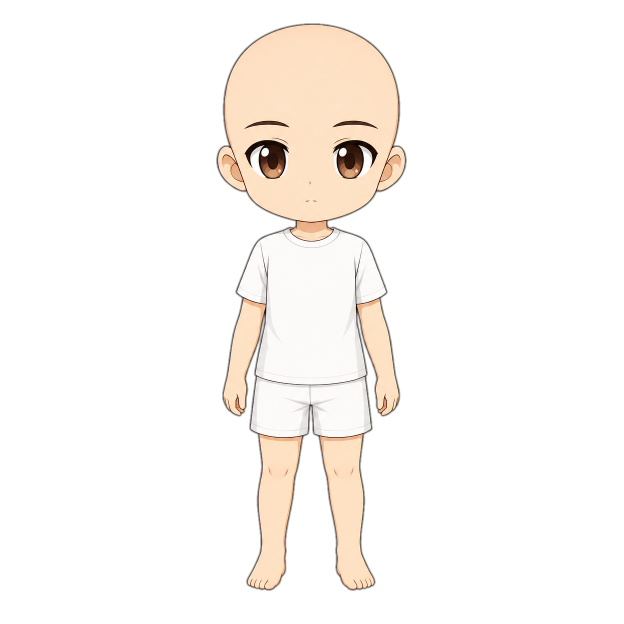
#> input picture assets/characters/body/boy_light.png, 1248 x 1248 px, found by its file name (shown at 1/2 size)
$ python -i clean_assets.py   (imports and definitions only)
#> lines starting #> are read from the running program, lines starting #| are printed output that depends on the picture; after the words box and inside, x2 and y2 are one past the last pixel; in counts of white or black regions, pixels touching at a corner belong together
"""
Best-effort, NON-DESTRUCTIVE skin-stripper for the dress-up assets.

Background: many `outfit_*` "fit" PNGs and ALL hair PNGs are full-doll /
full-head renders with the bald chibi body + face baked in. Because the base
body (assets/characters/body/*) already carries its own face, the correct
layered result is "garment only" / "hair only" stacked over that body.

This script removes skin-coloured pixels (head, face, neck, arms, legs) and
keeps everything else, WITHOUT changing the 1248x1248 canvas (so the renderer's
fullCanvas placement stays aligned).

It is intentionally lossy: skin-toned fabric/hair may be partially eaten and
garment edges that sat against skin may show small holes. Output goes to
asset_cleanup/cleaned/ (mirrors source tree) and review montages to
asset_cleanup/review/. Originals are never touched.

Usage:  py -3 tool/clean_assets.py
"""
import os
import numpy as np
from PIL import Image
from scipy import ndimage

SRC = "assets/characters"
OUT = "asset_cleanup/cleaned"
REVIEW = "asset_cleanup/review"

# ---- which files to strip, and which base body to preview them on ----
GIRL_BODY = f"{SRC}/body/girl_light_fit.png"
BOY_BODY = f"{SRC}/body/boy_light.png"

OUTFITS = [
    "clothes/dresses/outfit_casual_hoodie",
    "clothes/dresses/outfit_cool_jacket",
    "clothes/dresses/outfit_hoodie_jeans",
    "clothes/dresses/outfit_magical_girl",
    "clothes/dresses/outfit_school_uniform",
    "clothes/dresses/outfit_sporty_tracksuit",
    "clothes/dresses/outfit_summer_dress",
    "clothes/dresses/outfit_wizard_robe",
    "clothes/dresses/boy_outfit_cool_jacket",
    "clothes/dresses/boy_outfit_hero",
    "clothes/dresses/boy_outfit_sporty",
]
HAIR = [
    "hair/girl_light_head_hair1",
    "hair/girl_light_head_hair2",
    "hair/girl_tan_head_hair1",
    "hair/girl_tan_head_hair2",
    "hair/boy_light_head_hair1",
    "hair/boy_light_head_hair2",
    "hair/boy_tan_head_hair1",
    "hair/boy_tan_head_hair2",
]


# [34 lines left out: functions resolve_inputs, _hsv, not called in this run]


def build_skin_palette(body_path):
    """Sample the real skin colours (incl. shadows) from a base body in Lab."""
    a = np.array(Image.open(body_path).convert("RGBA"))
    op = a[:, :, 3] > 60
    rgb = a[:, :, :3].astype(np.float32)
    h, s, v = _hsv(rgb)
    skin = op & (h > 6) & (h < 46) & (s > 0.12) & (s < 0.9) & (v > 0.35)
    px = a[:, :, :3][skin]
    if len(px) > 4000:  # subsample for speed
        idx = np.random.default_rng(0).choice(len(px), 4000, replace=False)
        px = px[idx]
    lab = np.array(Image.fromarray(px.reshape(-1, 1, 3).astype(np.uint8), "RGB")
                   .convert("LAB")).reshape(-1, 3).astype(np.float32)
    return lab


# [24 lines left out: function skin_mask, not called in this run]


_PALETTE = None


def combined_palette():
    """Both skin tones together — the outfit renders mix light + tan skin
    inconsistently, so we must match against either."""
    global _PALETTE
    if _PALETTE is None:
        bodies = [
            f"{SRC}/body/girl_light_fit.png",
            f"{SRC}/body/boy_light.png",
            f"{SRC}/body/girl_tan.png",
            f"{SRC}/body/boy_tan.png",
        ]
        _PALETTE = np.vstack([build_skin_palette(b) for b in bodies])
    return _PALETTE


# [20 lines left out: function face_ellipse_mask, not called in this run]


def strip(path):
#> called with path = '../assets/characters/body/boy_light.png'
    im = Image.open(os.path.join(SRC, path)).convert("RGBA")
#> im is the input picture: PIL image 1248x1248 RGBA; mean R, G, B, A 44.6, 241.3, 38.8, 44.7
    a = np.array(im)
    alpha = a[:, :, 3]
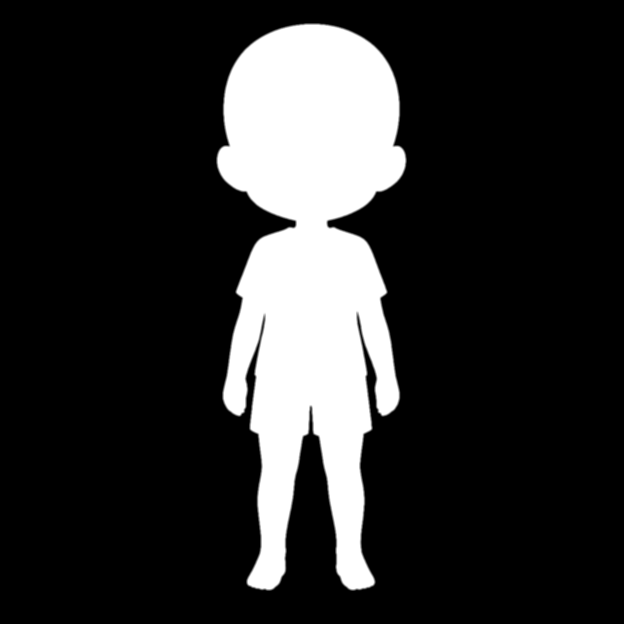
#> alpha: shape (1248, 1248) (shown at 1/2 size); min 0, max 255, mean 44.7
    opaque = alpha > 30
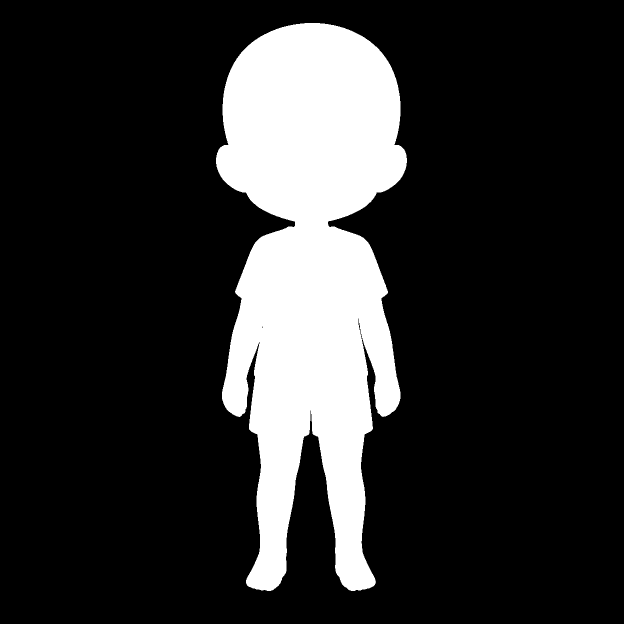
#> opaque: shape (1248, 1248) bool (shown at 1/2 size); 18.1% white; 1 white region, box (x1, y1, x2, y2) and area: (432, 46, 814, 1182) 281850
    sm = skin_mask(a, combined_palette())
    if path.startswith("hair/"):
        sm = sm & face_ellipse_mask(opaque)

    # Connected components: drop only sizeable skin regions (head/limbs/neck);
    # keep tiny skin-coloured speckles that are likely fabric detail / noise.
    lbl, n = ndimage.label(sm)
    if n:
        sizes = ndimage.sum(np.ones_like(lbl), lbl, range(1, n + 1))
        total_op = max(int(opaque.sum()), 1)
        keep_remove = np.zeros(n + 1, dtype=bool)
        for i, s in enumerate(sizes, start=1):
            if s / total_op > 0.0015:  # >0.15% of content -> body region
                keep_remove[i] = True
        remove = keep_remove[lbl]
    else:
        remove = sm

    # Dilate the removal mask a touch to eat the anti-aliased skin fringe that
    # otherwise leaves a pale halo around the kept garment.
    remove = ndimage.binary_dilation(remove, iterations=2)

    out = a.copy()
    out[remove, 3] = 0
    cleaned = Image.fromarray(out, "RGBA")

    dst = os.path.join(OUT, path)
    os.makedirs(os.path.dirname(dst), exist_ok=True)
    cleaned.save(dst)
    removed_frac = remove.sum() / max(opaque.sum(), 1)
    return im, cleaned, sm, removed_frac


# [112 lines left out: functions checker, main, promote, not called in this run]


# [7 lines not run here, left out]

#> (the run stopped early here; a loop or call above may not have finished)

$ run again, on assets/characters/clothes/accessories/acc_headphones_black.png
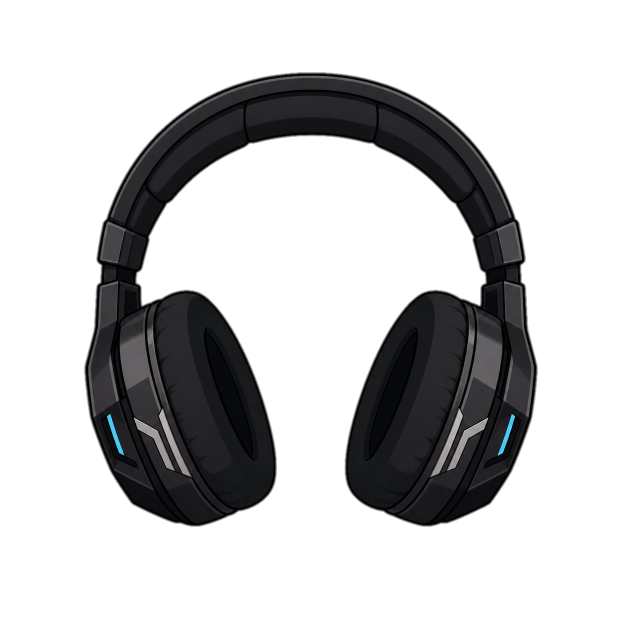
#> input picture assets/characters/clothes/accessories/acc_headphones_black.png, 1248 x 1248 px, found by its file name (shown at 1/2 size)
#> in strip, im is the input picture: PIL image 1248x1248 RGBA; mean R, G, B, A 13.9, 188.5, 12.6, 66.8
#> in strip, `alpha = a[:, :, 3]`:
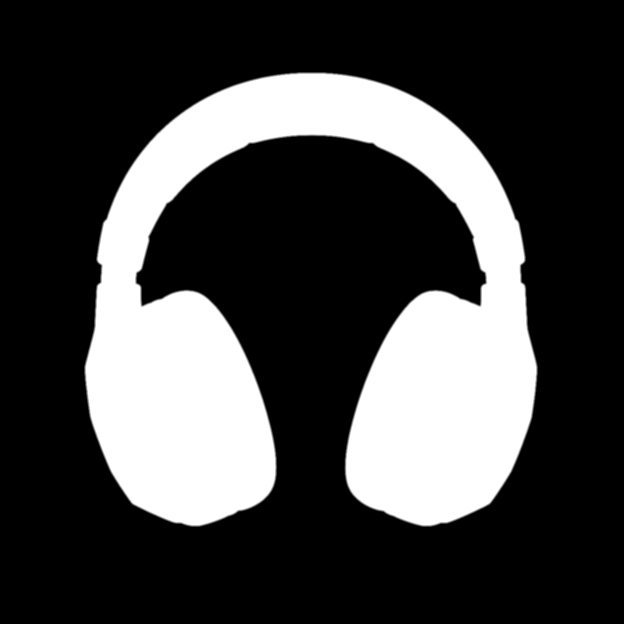
#> alpha: shape (1248, 1248) (shown at 1/2 size); min 0, max 255, mean 66.8
#> in strip, `opaque = alpha > 30`:
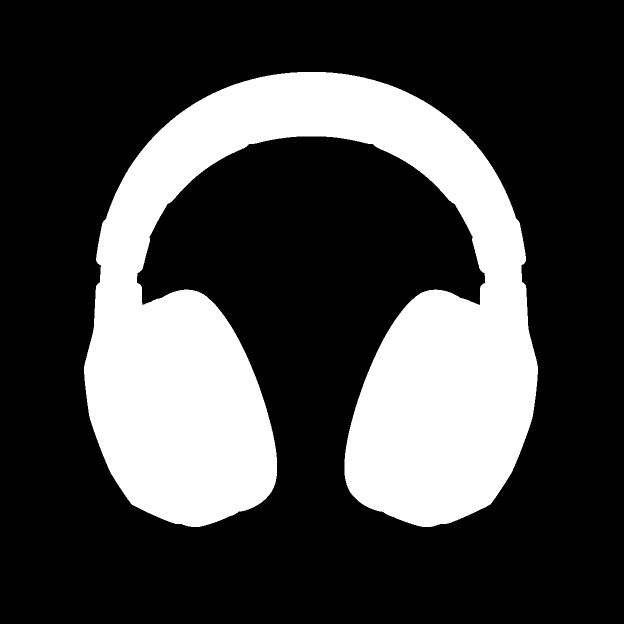
#> opaque: shape (1248, 1248) bool (shown at 1/2 size); 26.8% white; 1 white region, box (x1, y1, x2, y2) and area: (168, 144, 1076, 1054) 417246

$ run again, on assets/characters/clothes/dresses/boy_outfit_cool_jacket.png
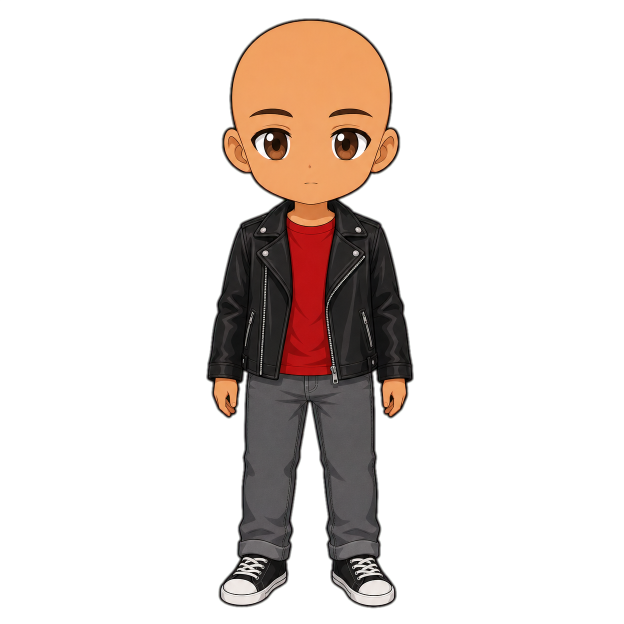
#> input picture assets/characters/clothes/dresses/boy_outfit_cool_jacket.png, 1248 x 1248 px, found by its file name (shown at 1/2 size)
#> in strip, im is the input picture: PIL image 1248x1248 RGBA; mean R, G, B, A 29.9, 211.3, 20.9, 53.8
#> in strip, `alpha = a[:, :, 3]`:
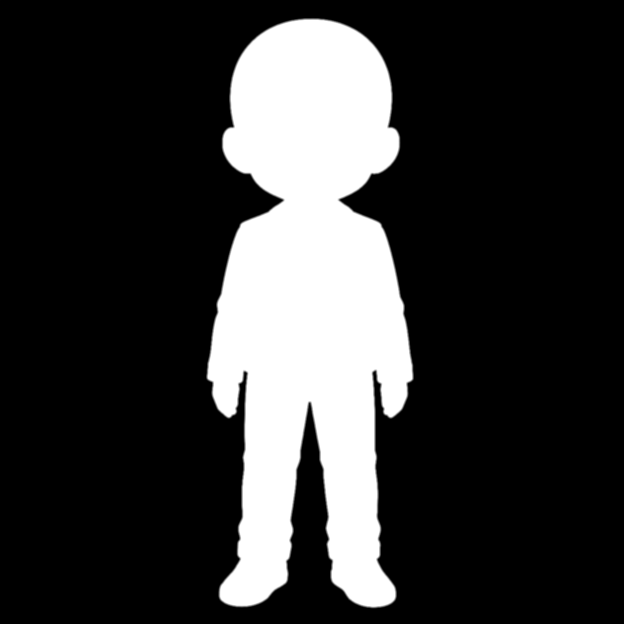
#> alpha: shape (1248, 1248) (shown at 1/2 size); min 0, max 255, mean 53.8
#> in strip, `opaque = alpha > 30`:
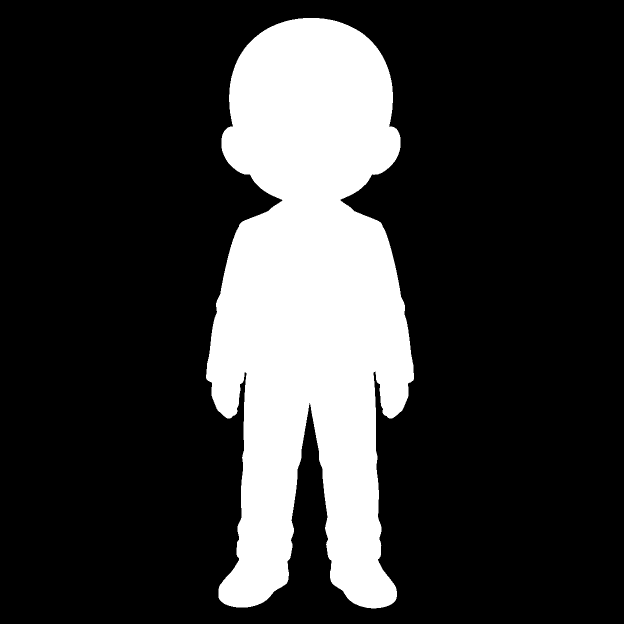
#> opaque: shape (1248, 1248) bool (shown at 1/2 size); 21.6% white; 1 white region, box (x1, y1, x2, y2) and area: (412, 36, 828, 1217) 336705
